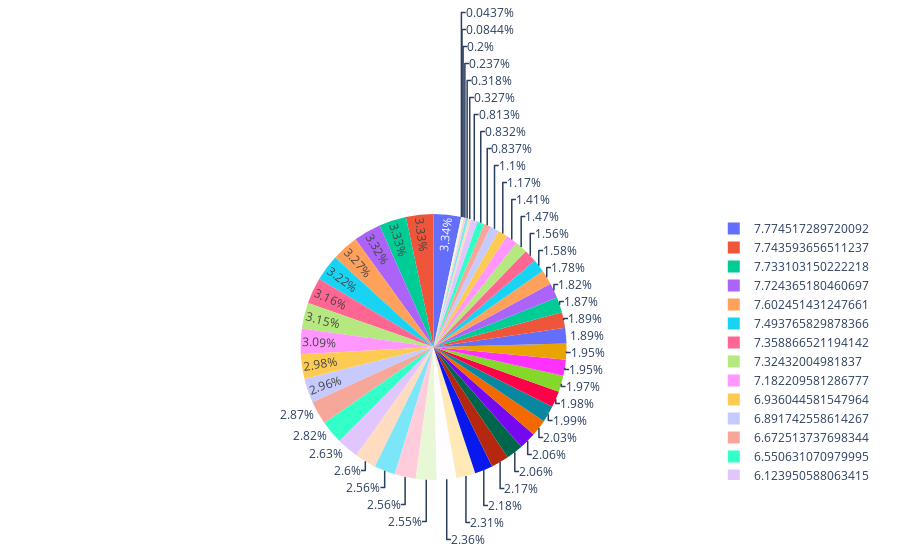

This figure's notebook cell:
### Code cell
# plotly_pie_chart
fig = px.pie(df, names="y", values="y")
fig.show()
